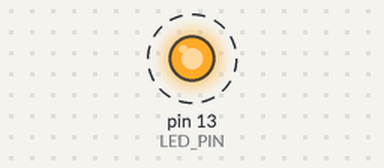
Simulated run of this sketch. Board: Arduino Uno, built with avr-gcc and run on an emulated ATmega328P. Parts: output pins drawn as LEDs (lit = HIGH). Dashed ring = blinking.

Above: at 0.2 s.
Timing chart, 0 to 3.0 s (numbered marks = the images above):
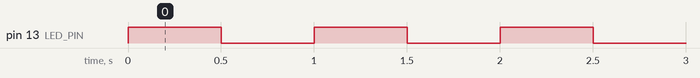

Measured:
- by itself, pin 13 (LED_PIN): alternates HIGH for 0.50 s and LOW for 0.50 s

The sketch:

IR_Transmitter.ino
```cpp
#define LED_PIN 13

class Led
{
private:

public:

};


void setup()
{
  pinMode(LED_PIN, OUTPUT);
}

void loop()
{
digitalWrite(LED_PIN, HIGH);  // turn the LED on (HIGH is   the voltage level)
delay(500);  // wait for a second
digitalWrite(LED_PIN, LOW);   // turn the LED off by making  thevoltage LOW
delay(500);  // wait for a second
}
```
